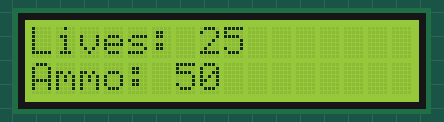
A sketch run on a simulated Arduino Uno, built with avr-gcc and run on an emulated ATmega328P. Parts: 16×2 character LCD.

Above: at 0.1 s.
At 5.1 s:
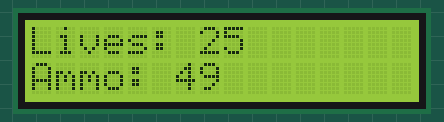
At 13.1 s:
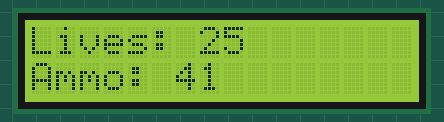
At 21.1 s:
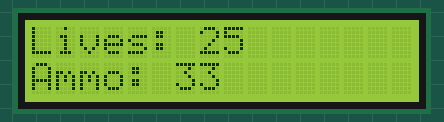
At 29.1 s:
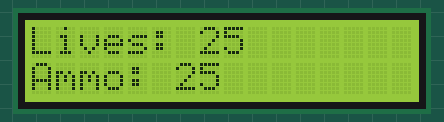
At 38.1 s:
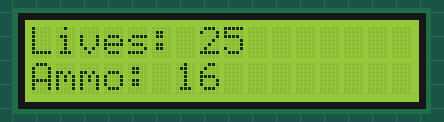

The sketch:

lcd_practice01.ino
```cpp
#include <LiquidCrystal.h> //Import the LCD library
//Include^
//Init
LiquidCrystal lcd(12, 11, 5, 4, 3, 2); /*Initialize the LCD and
                                        tell it which pins is
                                        to be used for communicating*/

//Global Var
//#define contra 9 //Define the pin that controls the contrast of the screen
//#define bri 10 //Define the pin the controls the brightness of the screen
int lives = 25;
int ammo = 50;
//Both pins are PWM so you can analogWrite to them and have them output a variable value


void setup() {//~~~~~~~~~~~~~~~~~~~~~~~~~~~~~~~~~~~~~~~~~~~~~
  // put your setup code here, to run once:
  lcd.begin(16, 2); //Tell the LCD that it is a 16x2 LCD
  //pinMode(contra, OUTPUT); //set pin 9 to OUTPUT
  //pinMode(bri, OUTPUT); //Set pin 10 to OUTPUT
  //pinMode-ing OUTPUT makes the specified pin output power
  //digitalWrite(contra, LOW); /*outputs no power to the contrast pin.
  //analogWrite(bri, 255); //Outputs full power to the screen brightness LED
  lcd.setCursor(0, 0);
  lcd.print("Lives: ");
  lcd.print(lives);
  lcd.setCursor(0, 1);
  lcd.print("Ammo: ");
  lcd.print(ammo);
  delay(3000); //Wait 3 seconds
}//~~~~~~~~~~~~~~~~~~~~~~~~~~~~~~~~~~~~~~~~~~~~~

void loop() {//~~~~~~~~~~~~~~~~~~~~~~~~~~~~~~~~~~~~~~~~~~~~~
  // put your main code here, to run repeatedly:

  for (int ammo = 50; ammo > -1; ammo--) { //For loop. Repeating 50 times
    delay(1000); //Slight delay before prining new ammo amount
    lcd.setCursor(6, 1);
    if (ammo < 10)
    {lcd.print(0);
    lcd.print(ammo);
    }
    else
    {lcd.print(ammo);
    }
  }
  delay(1000);
  for (int lives = 25; lives > -1; lives--) { //For loop. Repeating 25 times
    delay(1000); //Slight delay before prining new life amount
    lcd.setCursor(7, 0);
    if (lives < 10)
    {lcd.print(0);
    lcd.print(lives);
    }
    else
    {lcd.print(lives);
    }
  }
}
```

Measured:
- what the display in image 2 shows lasts 1.0 s, from 13.1 s to 14.1 s
